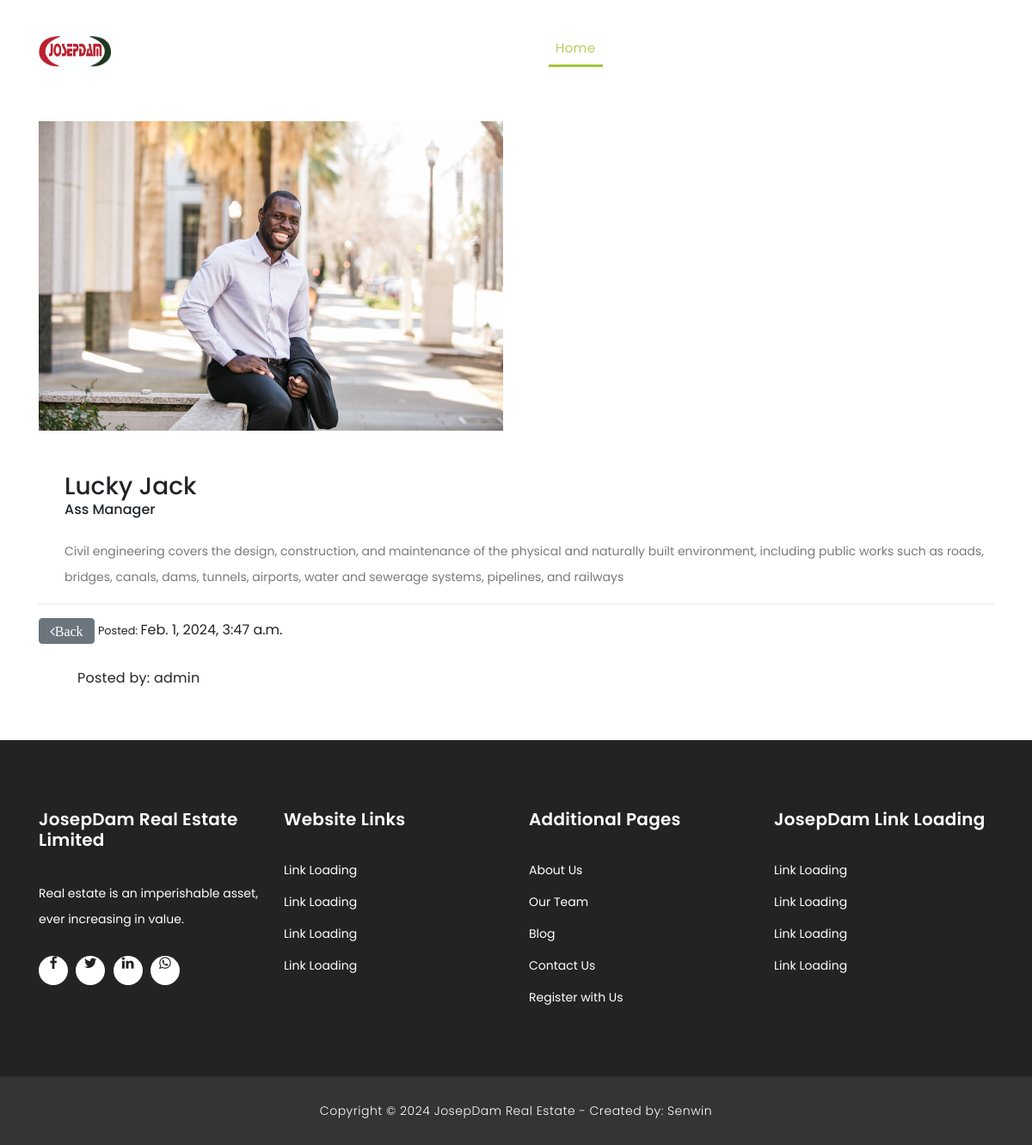
The page /article_board_of_director/2/ on the database its author committed.
### josepdam/models.py (models this page shows, shortened)
class Board_Of_DirectorPost (models.Model):
    board_of_director_name = models.CharField (max_length = 200, blank=True, null=True)
    board_of_director_position = models.CharField (max_length = 200, blank=True, null=True)
    board_of_director_description = models.TextField()
    board_of_director_img = models.ImageField(upload_to='images_dir')
    slug = models.SlugField (max_length=25)
    publish_date = models.DateTimeField (auto_now_add= True)
    author = models.ForeignKey(User, on_delete=models.CASCADE)
    class Meta:
        ordering =['-publish_date']

### josepdam/views.py (the view, shortened to what this page needs)
# urls.py: path('article_board_of_director/<int:pk>/', ArticleBoardOfDirectorDetailView.as_view(), name="detail-director"),
class ArticleBoardOfDirectorDetailView(DetailView):
    model = Board_Of_DirectorPost
    template_name = 'josep/article_board_of_director.html'

### templates/josep/article_board_of_director.html (shortened to what this page needs)
{% extends "base.html" %}
{% load static %}
{% block content%}
    <div class="page-headinggg header-text">
        <div class="container">
          <div class="row">
            <div class="col-md-12">
              <h1> <small><del></small> <sup>$</sup>{{ object.price }}</h1>
            </div>
          </div>
        </div>
      </div>
    <div class="services">
      <div class="container">
        <div class="row">
          <div class="col-md-6">
            <div>
              {% if object.board_of_director_img %}
              <img src="{{ object.board_of_director_img.url }}" alt="" class="img-fluid wc-image">
              {% endif %}
            </div> <br>
          </div>
        </div> <br>
        <div class="tabs-content" style="display: block;">
          <h3>{{ object.board_of_director_name }}</h3>
          <h6>{{ object.board_of_director_position }}</h6><br>
          <p>{{ object.board_of_director_description|truncatechars:9000 }}</p>
        </div> <hr>
        <span>
           <a href="{% url 'team' %}" class="btn btn-secondary"><i class="fa fa-angle-left">Back</i></a>
            <small>Posted: </small> {{ object.publish_date }}
        </span>
          <div class="col-lg-3">
            <div class="tabs-content">
              <h4><small>Posted by: {{object.author}}</small></h4>
            </div>
          </div>
        </div>
        <br>
        <br>
      </div>
{% endblock %}

### static/assets/css/style.css (style rules this page uses)
body { font-family: 'Poppins', sans-serif; overflow-x: hidden; text-rendering: optimizeLegibility; -webkit-font-smoothing: antialiased; -moz-osx-font-smoothing: grayscale; }
p { margin-bottom: 0px; font-size: 14px; color: #666666; line-height: 30px; }
a { text-decoration: none!important; }
h1,h2,h3,h4,h5,h6 { margin: 0px; }
*, *:before, *:after { -webkit-box-sizing: border-box; box-sizing: border-box; -webkit-font-smoothing: antialiased; -moz-osx-font-smoothing: grayscale; }
.services { margin-top: 140px; }
.tabs-content { margin-left: 30px; text-align: left; display: inline-block; transition: all 0.3s; }
.tabs-content h4 { font-size: 20px; font-weight: 700; letter-spacing: 0.25px; margin-bottom: 15px; margin-top: 30px; }
.tabs-content p { font-size: 14px; color: #7a7a7a; margin-bottom: 0px; }

### rows shown on the page
Board_Of_DirectorPost: board_of_director_img (picture), board_of_director_name "Lucky Jack", board_of_director_position "Ass Manager", board_of_director_description "Civil engineering covers the design, construction, and maintenance of the physical and naturally built environment, including public works such as roads, bridges, canals, dams, tunnels, airports, water and sewerage systems, pipelines, and railways", publish_date "Feb. 1, 2024, 3:47 a.m.", author "admin"
